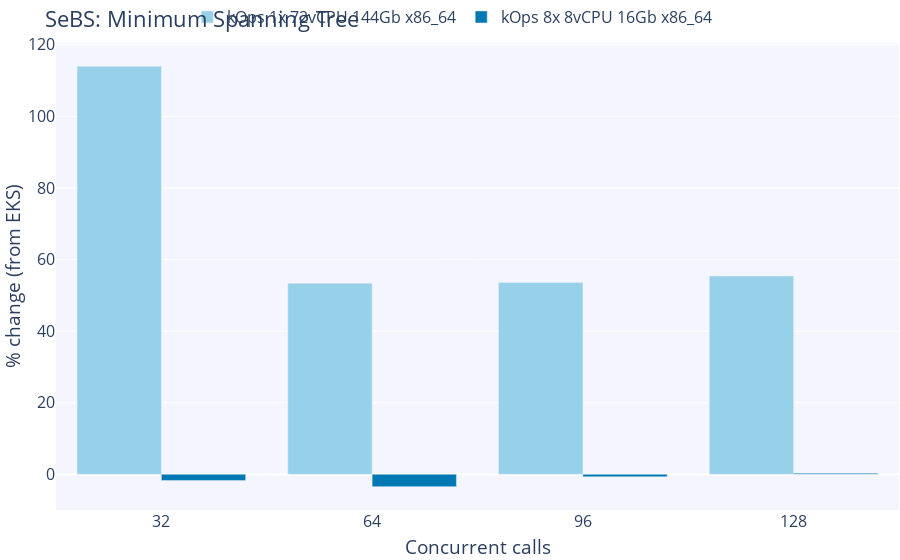

Notebook code for this chart:
### Code cell
fig = go.Figure()

# Add figure title
fig.update_layout(
    barmode='group',
    legend=dict(
        orientation="h",
        yanchor="bottom",
        y=1.02,
        xanchor="center",
        x=0.47
    ),
    margin=dict(
        t=0,
        b=1,
        l=1,
        r=1,
        autoexpand=True
    ),
    font=dict(
        size=16
    ),
    title={
        'text': "SeBS: Minimum Spanning Tree",
        'y':0.98,
        'yanchor': 'top'},
    xaxis_title_text='Concurrent calls',
    yaxis_title_text='% change (from EKS)',
    plot_bgcolor=bgColor
)

data=[]
for i, k in enumerate(list(clusters.keys())[:-1], start=0):
    y_data=[]
    for c in concurrent_calls:
        kops_mean=sebs_df[k]['mst'][c]['runtime'].mean()
        eks_mean=sebs_df['EKS 8x 8vCPU 16Gb x86_64']['mst'][c]['runtime'].mean()
        percent_change=(kops_mean - eks_mean) * 100 / eks_mean
        y_data.append(percent_change)
    fig.add_trace(go.Bar(name=k, x=concurrent_calls, y=y_data, marker_color=colorPallet[i]))

fig.show()

# Save graph
if not os.path.exists("graphs"):
    os.mkdir("graphs")
fig.write_image("graphs/sebs_mst_percentage_difference.png", width=baseFigureWidth, height=baseFigureHeight)

### Figure 1 — Plotly figure (JSON) as saved in the notebook; plotly's stock layout.template omitted (floating-point values rounded to 4 significant figures)
{"data": [{"marker": {"color": "rgba(151, 209, 233, 255)"}, "name": "kOps 1x 72vCPU 144Gb x86_64", "type": "bar", "x": [32, 64, 96, 128], "y": [114.0, 53.34, 53.6, 55.38]}, {"marker": {"color": "rgba(0, 120, 179, 255)"}, "name": "kOps 8x 8vCPU 16Gb x86_64", "type": "bar", "x": [32, 64, 96, 128], "y": [-1.773, -3.467, -0.7031, 0.2988]}], "layout": {"barmode": "group", "font": {"size": 16}, "legend": {"orientation": "h", "x": 0.47, "xanchor": "center", "y": 1.02, "yanchor": "bottom"}, "margin": {"autoexpand": true, "b": 1, "l": 1, "r": 1, "t": 0}, "plot_bgcolor": "rgba(245,245,255,255)", "title": {"text": "SeBS: Minimum Spanning Tree", "y": 0.98, "yanchor": "top"}, "xaxis": {"autorange": true, "range": [16, 144], "title": {"text": "Concurrent calls"}, "type": "linear"}, "yaxis": {"autorange": true, "range": [-9.992, 120.5], "title": {"text": "% change (from EKS)"}, "type": "linear"}}}
